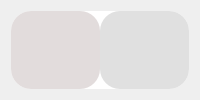
            <widget class="QWidget" name="getstat_page">
             <layout class="QVBoxLayout" name="verticalLayout_17">
              <item>
               <widget class="QFrame" name="frame_21">
                <property name="styleSheet">
                 <string notr="true">background-color: white; border-radius: 20px;</string>
                </property>
                <property name="frameShape">
                 <enum>QFrame::StyledPanel</enum>
                </property>
                <property name="frameShadow">
                 <enum>QFrame::Raised</enum>
                </property>
                <layout class="QHBoxLayout" name="horizontalLayout_13">
                 <property name="spacing">
                  <number>0</number>
                 </property>
                 <property name="leftMargin">
                  <number>0</number>
                 </property>
                 <property name="topMargin">
                  <number>0</number>
                 </property>
                 <property name="rightMargin">
                  <number>0</number>
                 </property>
                 <property name="bottomMargin">
                  <number>0</number>
                 </property>
                 <item>
                  <widget class="QFrame" name="frame_22">
                   <property name="styleSheet">
                    <string notr="true">background-color: #E2DCDC; background-image: url(:/resource/icons/data-image.png); </string>
                   </property>
                   <property name="frameShape">
                    <enum>QFrame::StyledPanel</enum>
                   </property>
                   <property name="frameShadow">
                    <enum>QFrame::Raised</enum>
                   </property>
                   <property name="lineWidth">
                    <number>1</number>
                   </property>
                   <property name="midLineWidth">
                    <number>0</number>
                   </property>
                   <widget class="QLabel" name="label_15">
                    <property name="geometry">
                     <rect>
                      <x>170</x>
                      <y>100</y>
                      <width>411</width>
                      <height>141</height>
                     </rect>
                    </property>
                    <property name="font">
                     <font>
                      <pointsize>21</pointsize>
                      <bold>false</bold>
                     </font>
                    </property>
                    <property name="autoFillBackground">
                     <bool>false</bool>
                    </property>
                    <property name="styleSheet">
                     <string notr="true">color: black;</string>
                    </property>
                    <property name="text">
                     <string>Для получения статистики подключитесь к базе данных, хранящей информацию о посещениях</string>
                    </property>
                    <property name="alignment">
                     <set>Qt::AlignHCenter|Qt::AlignTop</set>
                    </property>
                    <property name="wordWrap">
                     <bool>true</bool>
                    </property>
                   </widget>
                   <widget class="QLabel" name="label_14">
                    <property name="geometry">
                     <rect>
                      <x>150</x>
                      <y>40</y>
                      <width>441</width>
                      <height>41</height>
                     </rect>
                    </property>
                    <property name="font">
                     <font>
                      <pointsize>23</pointsize>
                      <bold>true</bold>
                     </font>
                    </property>
                    <property name="styleSheet">
                     <string notr="true">color: black;</string>
                    </property>
                    <property name="text">
                     <string>Добро пожаловать в GetStat </string>
                    </property>
                   </widget>
                  </widget>
                 </item>
                 <item>
                  <widget class="QFrame" name="frame_23">
                   <property name="maximumSize">
                    <size>
                     <width>420</width>
                     <height>16777215</height>
                    </size>
                   </property>
                   <property name="font">
                    <font>
                     <pointsize>15</pointsize>
                    </font>
                   </property>
                   <property name="styleSheet">
                    <string notr="true">background-color: #E0E0E0; border-radius: 20px;</string>
                   </property>
                   <property name="frameShape">
                    <enum>QFrame::StyledPanel</enum>
                   </property>
                   <property name="frameShadow">
                    <enum>QFrame::Raised</enum>
                   </property>
                   <widget class="QFrame" name="frame_24">
                    <property name="geometry">
                     <rect>
                      <x>0</x>
                      <y>160</y>
                      <width>400</width>
                      <height>235</height>
                     </rect>
                    </property>
                    <property name="sizePolicy">
                     <sizepolicy hsizetype="Maximum" vsizetype="Preferred">
                      <horstretch>0</horstretch>
                      <verstretch>0</verstretch>
                     </sizepolicy>
                    </property>
                    <property name="minimumSize">
                     <size>
                      <width>400</width>
                      <height>0</height>
                     </size>
                    </property>
                    <property name="autoFillBackground">
                     <bool>false</bool>
                    </property>
                    <property name="frameShape">
                     <enum>QFrame::StyledPanel</enum>
                    </property>
                    <property name="frameShadow">
                     <enum>QFrame::Raised</enum>
                    </property>
                    <layout class="QHBoxLayout" name="horizontalLayout_14">
                     <item>
                      <widget class="QFrame" name="frame_25">
                       <property name="maximumSize">
                        <size>
                         <width>135</width>
                         <height>16777215</height>
                        </size>
                       </property>
                       <property name="frameShape">
                        <enum>QFrame::StyledPanel</enum>
                       </property>
                       <property name="frameShadow">
                        <enum>QFrame::Raised</enum>
                       </property>
                       <layout class="QVBoxLayout" name="verticalLayout_18">
                        <property name="spacing">
                         <number>15</number>
                        </property>
                        <item>
                         <widget class="QLabel" name="server_label">
                          <property name="font">
                           <font>
                            <pointsize>20</pointsize>
                           </font>
                          </property>
                          <property name="styleSheet">
                           <string notr="true">color: black;</string>
                          </property>
                          <property name="text">
                           <string>Server</string>
                          </property>
                         </widget>
                        </item>
                        <item>
                         <widget class="QLabel" name="user_label">
                          <property name="font">
                           <font>
                            <pointsize>20</pointsize>
                           </font>
                          </property>
                          <property name="styleSheet">
                           <string notr="true">color: #000000;</string>
                          </property>
                          <property name="text">
                           <string>User</string>
                          </property>
                         </widget>
                        </item>
                        <item>
                         <widget class="QLabel" name="table_label">
                          <property name="font">
                           <font>
                            <pointsize>20</pointsize>
                           </font>
                          </property>
                          <property name="styleSheet">
                           <string notr="true">color: #000000;</string>
                          </property>
                          <property name="text">
                           <string>Table</string>
                          </property>
                         </widget>
                        </item>
                        <item>
                         <widget class="QLabel" name="table_label_2">
                          <property name="font">
                           <font>
                            <pointsize>20</pointsize>
                           </font>
                          </property>
                          <property name="styleSheet">
                           <string notr="true">color: #000000;</string>
                          </property>
                          <property name="text">
                           <string>Password</string>
                          </property>
                         </widget>
                        </item>
                       </layout>
                      </widget>
                     </item>
                     <item>
                      <widget class="QFrame" name="frame_26">
                       <property name="frameShape">
                        <enum>QFrame::StyledPanel</enum>
                       </property>
                       <property name="frameShadow">
                        <enum>QFrame::Raised</enum>
                       </property>
                       <widget class="QLineEdit" name="server_lineEdit">
                        <property name="geometry">
                         <rect>
                          <x>0</x>
                          <y>20</y>
                          <width>241</width>
                          <height>25</height>
                         </rect>
                        </property>
                        <property name="minimumSize">
                         <size>
                          <width>0</width>
                          <height>25</height>
                         </size>
                        </property>
                        <property name="styleSheet">
                         <string notr="true">background-color: #e5e3e3; border: 1px solid black; color: black;</string>
                        </property>
                       </widget>
                       <widget class="QLineEdit" name="user_lineEdit">
                        <property name="geometry">
                         <rect>
                          <x>0</x>
                          <y>70</y>
                          <width>241</width>
                          <height>25</height>
                         </rect>
                        </property>
                        <property name="minimumSize">
                         <size>
                          <width>0</width>
                          <height>25</height>
                         </size>
                        </property>
                        <property name="styleSheet">
                         <string notr="true">background-color: #e5e3e3; border: 1px solid black; color: black;</string>
                        </property>
                       </widget>
                       <widget class="QLineEdit" name="table_lineEdit">
                        <property name="geometry">
                         <rect>
                          <x>0</x>
                          <y>125</y>
                          <width>241</width>
                          <height>25</height>
                         </rect>
                        </property>
                        <property name="minimumSize">
                         <size>
                          <width>0</width>
                          <height>25</height>
                         </size>
                        </property>
                        <property name="styleSheet">
                         <string notr="true">background-color: #e5e3e3; border: 1px solid black; color: black;</string>
                        </property>
                       </widget>
                       <widget class="QLineEdit" name="password_lineEdit">
                        <property name="geometry">
                         <rect>
                          <x>0</x>
                          <y>175</y>
                          <width>241</width>
                          <height>25</height>
                         </rect>
                        </property>
                        <property name="minimumSize">
                         <size>
                          <width>0</width>
                          <height>25</height>
                         </size>
                        </property>
                        <property name="styleSheet">
                         <string notr="true">background-color: #e5e3e3; border: 1px solid black; color: black;</string>
                        </property>
                       </widget>
                      </widget>
                     </item>
                    </layout>
                   </widget>
                   <widget class="QPushButton" name="connectDB_btn">
                    <property name="geometry">
                     <rect>
                      <x>10</x>
                      <y>410</y>
                      <width>161</width>
                      <height>41</height>
                     </rect>
                    </property>
                    <property name="font">
                     <font>
                      <pointsize>16</pointsize>
                     </font>
                    </property>
                    <property name="cursor">
                     <cursorShape>PointingHandCursor</cursorShape>
                    </property>
                    <property name="styleSheet">
                     <string notr="true">color: black; background-color: #43A047; border-radius: 20px;</string>
                    </property>
                    <property name="text">
                     <string>Connect</string>
                    </property>
                   </widget>
                  </widget>
                 </item>
                </layout>
               </widget>
              </item>
             </layout>
            </widget>
